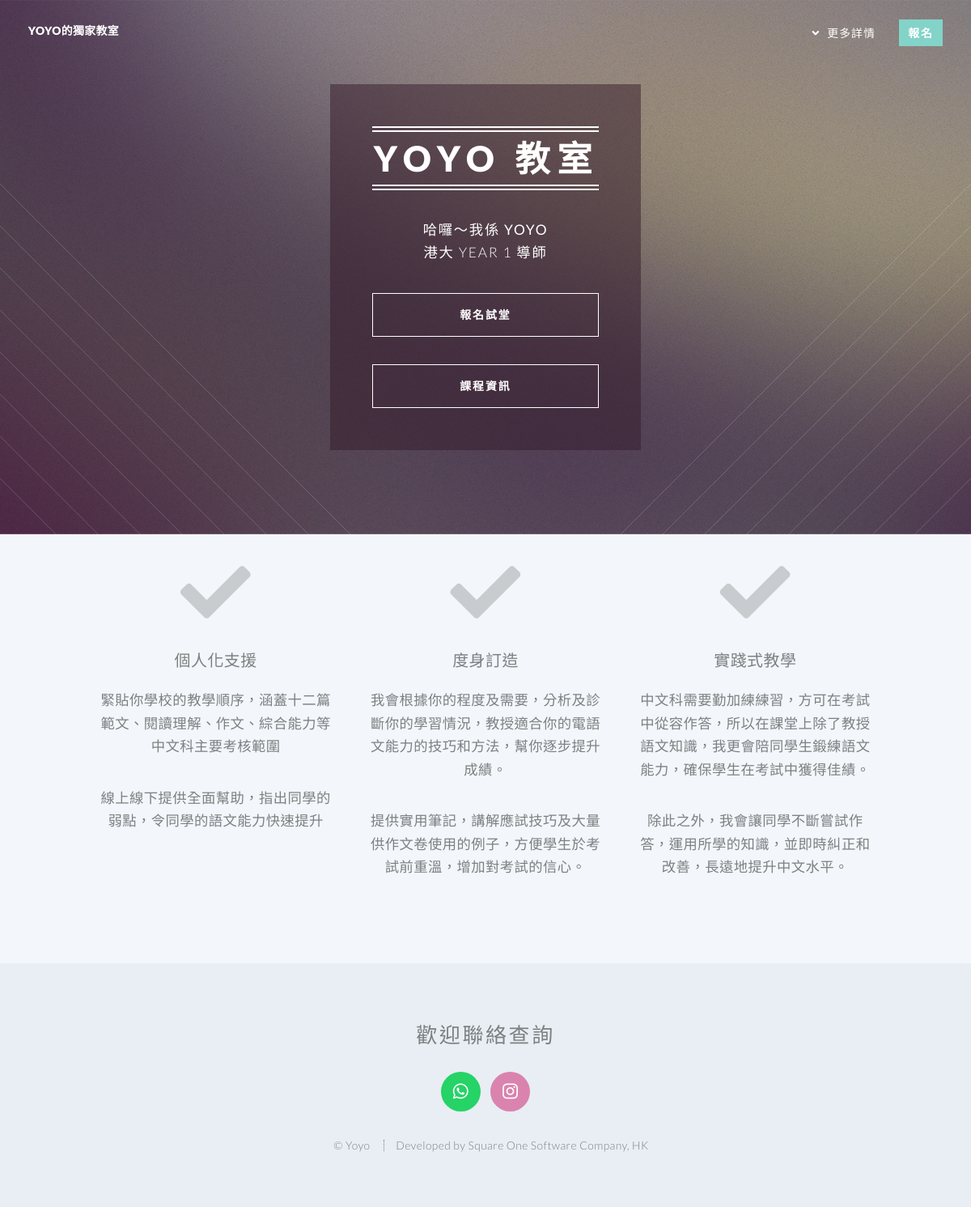
The page / on the database its author committed.
### pages/models.py (models this page shows, shortened)
class CourseInfo(models.Model):
    title = models.CharField(max_length=100)
    info = models.TextField()

### pages/views.py (the view)
# urls.py: path("", homePageView, name="home"),
def homePageView(request):
    try:
        heroContent = HomePage.objects.filter(section_name="hero").values_list('text_content', flat=True)
        heroLink = HomePage.objects.filter(section_name="hero").values_list('links', flat=True)
        courseInfo = CourseInfo.objects.all()
        contactList = Contact.objects.all()
        context = {
        'hero': heroContent[0],
        'link': heroLink[0],
        'courseInfoList': courseInfo,
        'contactList': contactList
        }
    except:
        return render(request, 'pages/404.html', status=404)
    else:
        return render(request, 'pages/home.html', context)

### pages/context_processors.py (called while the page is built)
def base_context(request):
    link = HomePage.objects.filter(section_name="hero").values_list('links', flat=True)
    return {'link': link}

### pages/templatetags/markdown_extras.py (called while the page is built)
@register.filter()
@stringfilter
def markdown(value):
    return md.markdown(value, extensions=['markdown.extensions.fenced_code'])

### templates/pages/home.html (shortened to what this page needs)
{% extends "base.html" %}
{% load markdown_extras %}
{% block content %}
				<section id="banner">
					<div class="inner">
						<header>
							<h2>Yoyo 教室</h2>
						</header>
						{{ hero | markdown | safe }}
						<footer>
							<ul class="buttons stacked">
								<li><a href="{{ link }}" class="button fit scrolly">報名試堂</a></li>
							</ul>
							<ul class="buttons stacked">
								<li><a href="#courseInfo" class="button fit scrolly">課程資訊</a></li>
							</ul>
						</footer>
					</div>
				</section>
				<br/>
				<section class="wrapper style1 container special">
					<div class="row">
						{% for item in courseInfoList %}
							<div class="col-4 col-12-narrower" id="courseInfo">
								<section>
									<span class="icon solid featured fa-check"></span>
									<header>
										<h3>{{item.title}}</h3>
									</header>
										{{ item.info | markdown | safe }}
								</section>
							</div>
						{% endfor %}
					</div>
				</section>
{% endblock %}

### templates/base.html (shortened to what this page needs)
{% load static %}
<!DOCTYPE html>
<html lang="zh-Hant">
  <head>
    <link rel="stylesheet" href="{% static 'css/main.css' %}" />
  </head>
  <body class="index" >
    <div class="page-wrapper">
      <header class="alt" id="header">
        <h1 id="logo"><a href="index.html">YoYo的獨家教室
        </a></h1>
				<nav id="nav">
						<ul>
							<li class="submenu">
								<a href="#">更多詳情</a>
							</li>
							<li><a href="{{ link }}" class="button primary">報名</a></li>
						</ul>
				</nav>
      </header>
      {% block content %}
      {% endblock content %}
      <footer id="footer">
        <h2>歡迎聯絡查詢</h2>
        <ul class="icons">
          {% for item in contactList %}
            <li><a href="{{ item.link }}" target="_blank" class="icon brands circle {{item.iconClass}}"><span class="label">{{ item.method }}</span></a></li>
          {% endfor %}
        </ul>
        <ul class="copyright">
          <li>&copy; Yoyo</li>
          <li>Developed by Square One Software Company, HK</li>
        </ul>
      </footer>
    </div>
  </body>
</html>

### rows shown on the page
CourseInfo: title "個人化支援", info "緊貼你學校的教學順序，涵蓋十二篇範文、閱讀理解、作文、綜合能力等中文科主要考核範圍 線上線下提供全面幫助，指出同學的弱點，令同學的語文能力快速提升"
CourseInfo: title "度身訂造", info "我會根據你的程度及需要，分析及診斷你的學習情況，教授適合你的電語文能力的技巧和方法，幫你逐步提升成績。 提供實用筆記，講解應試技巧及大量供作文卷使用的例子，方便學生於考試前重溫，增加對考試的信心。"
CourseInfo: title "實踐式教學", info "中文科需要勤加練練習，方可在考試中從容作答，所以在課堂上除了教授語文知識，我更會陪同學生鍛練語文能力，確保學生在考試中獲得佳績。 除此之外，我會讓同學不斷嘗試作答，運用所學的知識，並即時糾正和改善，長遠地提升中文水平。"

### other values the page prints
{{ hero | markdown | safe }} "哈囉～我係 YOYO 港大 YEAR 1 導師"
